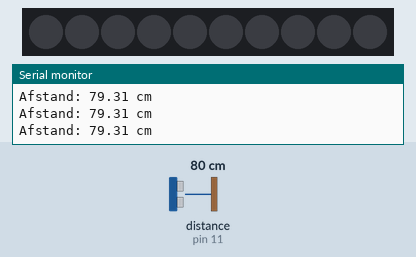
This sketch was run on a simulated Arduino Uno, built with avr-gcc and run on an emulated ATmega328P. Shown: 10 RGB LEDs in strip order, left to right, the last lines printed to the serial monitor. Wiring (inferred from the names in the program): ultrasonic range finder: trigger pin 10; echo pin 11. Inputs (shaded band) come from the test bench; at power-on: distance to the obstacle (sensor on pin 11) 80 cm. The echo pulse lasts 58.3 µs per cm; dim RGB values are drawn brighter than linear.

Above: at 1.2 s.
1.3 s: distance to the obstacle (sensor on pin 11) set to 35 cm
At 1.8 s:
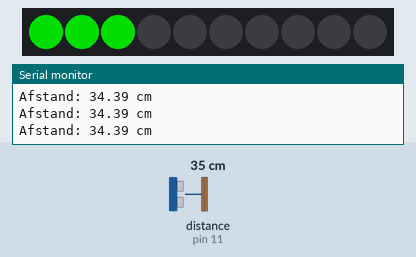
2.8 s: distance to the obstacle (sensor on pin 11) set to 2 cm
At 3.6 s:
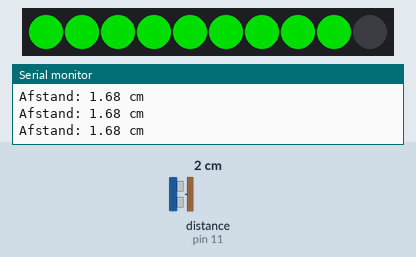
4.3 s: distance to the obstacle (sensor on pin 11) set to 9 cm
At 5.5 s:
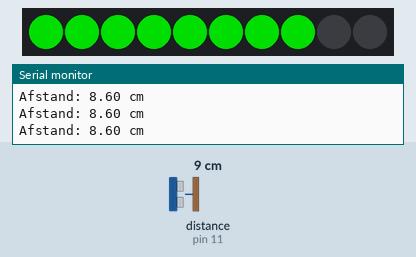
5.8 s: distance to the obstacle (sensor on pin 11) set to 60 cm
At 7.0 s:
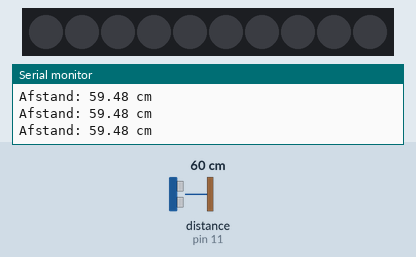
7.4 s: distance to the obstacle (sensor on pin 11) set to 4 cm
At 8.5 s:
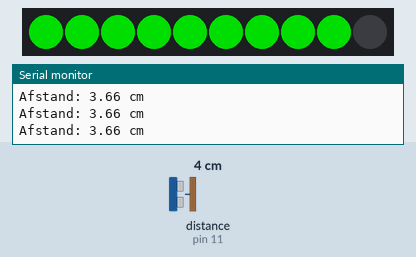
Timing chart, 0 to 9.9 s (numbered marks = the images above; inputs shaded):
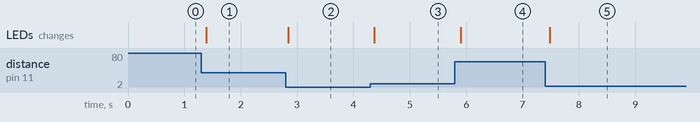

Measured:
- after the input at 1.3 s, the LEDs: change after 0.09 s (image 1)
- after the input at 2.8 s, the LEDs: change at once (image 2)
- after the input at 4.3 s, the LEDs: change after 0.07 s (image 3)
- after the input at 5.8 s, the LEDs: change after 0.10 s (image 4)
- after the input at 7.4 s, the LEDs: change after 0.08 s (image 5)

The sketch:

SIO_techspeeltuin.ino.ino
```cpp
#include <Adafruit_NeoPixel.h>

// Aantal LEDs in je strip:
#define NUM_LEDS 10

// Pin waar de datakabel (R) van de LED-strip op zit:
#define LED_PIN 6

// Ultrasoon sensor pinnen:
#define TRIG_PIN 10
#define ECHO_PIN 11

// Strip-object aanmaken:
Adafruit_NeoPixel strip(NUM_LEDS, LED_PIN, NEO_GRB + NEO_KHZ800);

void setup() {
  Serial.begin(9600);

  pinMode(TRIG_PIN, OUTPUT);
  pinMode(ECHO_PIN, INPUT);

  strip.begin();
  strip.show(); // Alle LEDs uit bij start
}

void loop() {
  long duration;
  float distance;

  // Ultrasoon trigger puls:
  digitalWrite(TRIG_PIN, LOW);
  delayMicroseconds(2);
  digitalWrite(TRIG_PIN, HIGH);
  delayMicroseconds(10);
  digitalWrite(TRIG_PIN, LOW);

  // Echo-tijd meten:
  duration = pulseIn(ECHO_PIN, HIGH);
  distance = duration * 0.034 / 2.0; // Omrekenen naar cm

  Serial.print("Afstand: ");
  Serial.print(distance);
  Serial.println(" cm");

  // Maximale afstand die we willen meten (bijv. 50 cm)
  int maxDistance = 50;

  // Beperk de afstandswaarde tot binnen bereik:
  if (distance > maxDistance) distance = maxDistance;
  if (distance < 0) distance = 0;

  // Bepaal hoeveel LEDs aan moeten, hoe dichterbij hoe meer:
  int ledsAan = map(distance, maxDistance, 0, 0, NUM_LEDS);

  // LEDs instellen:
  for (int i = 0; i < NUM_LEDS; i++) {
    if (i < ledsAan) {
      strip.setPixelColor(i, strip.Color(0, 150, 0)); // Groen
    } else {
      strip.setPixelColor(i, 0); // Uit
    }
  }
  strip.show();

  delay(100); // Kleine vertraging
}
```
